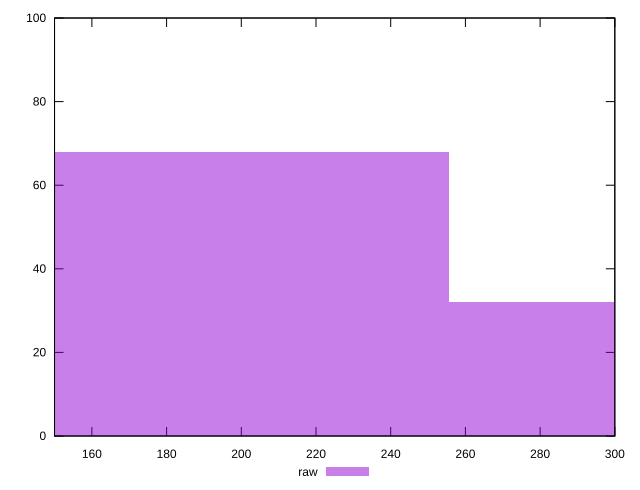

The gnuplot source for this figure:
reset

$raw <<EOF
170.47686254401967 68
340.95372508803933 32
EOF

set key outside below
set boxwidth 170.47686254401967
set xrange [150:300]
set yrange [0:100]
set trange [0:100]
set style fill transparent solid 0.5 noborder
set terminal svg size 640, 490 enhanced background rgb 'white'
set output "reports/report_00032_2021-02-25T10-28-15.087Z/uses-text-compression/samples/card/raw/histogram.svg"

plot $raw title "raw" with boxes

reset
